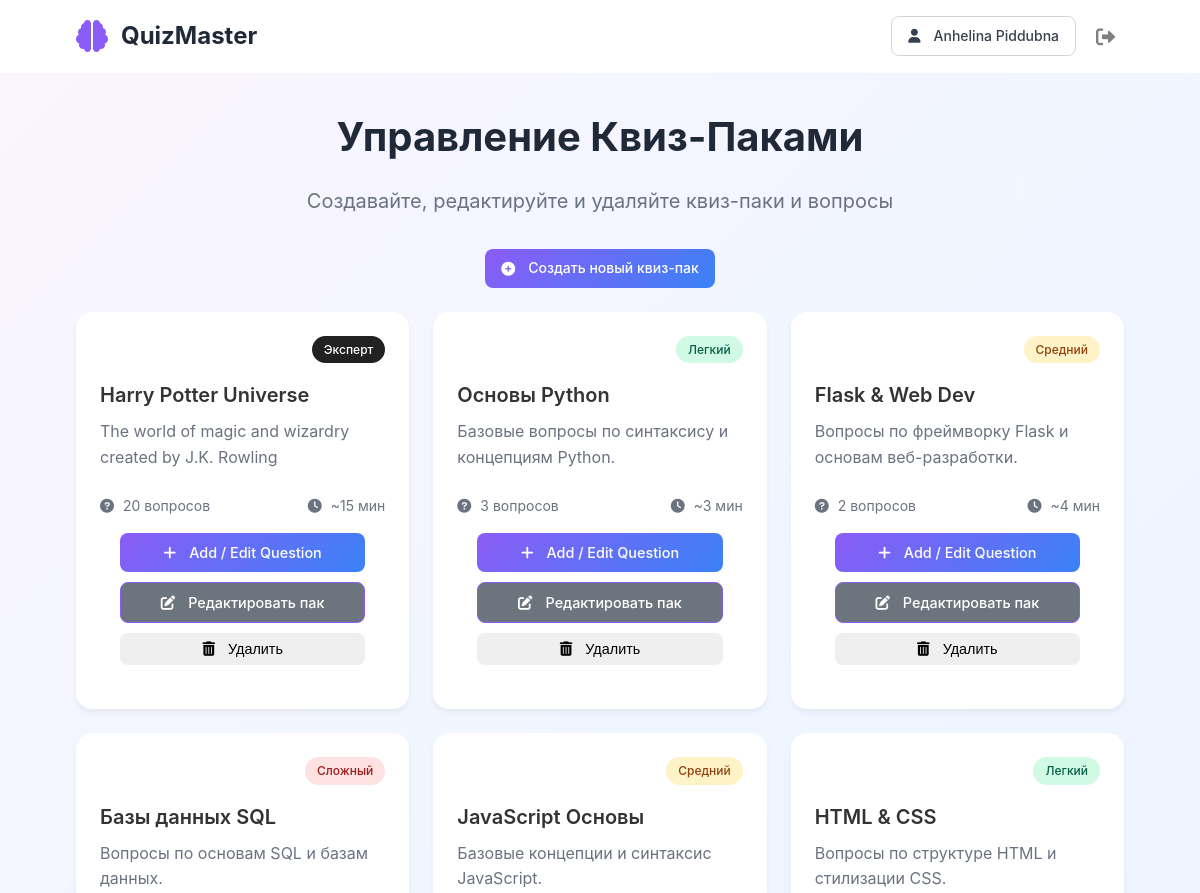
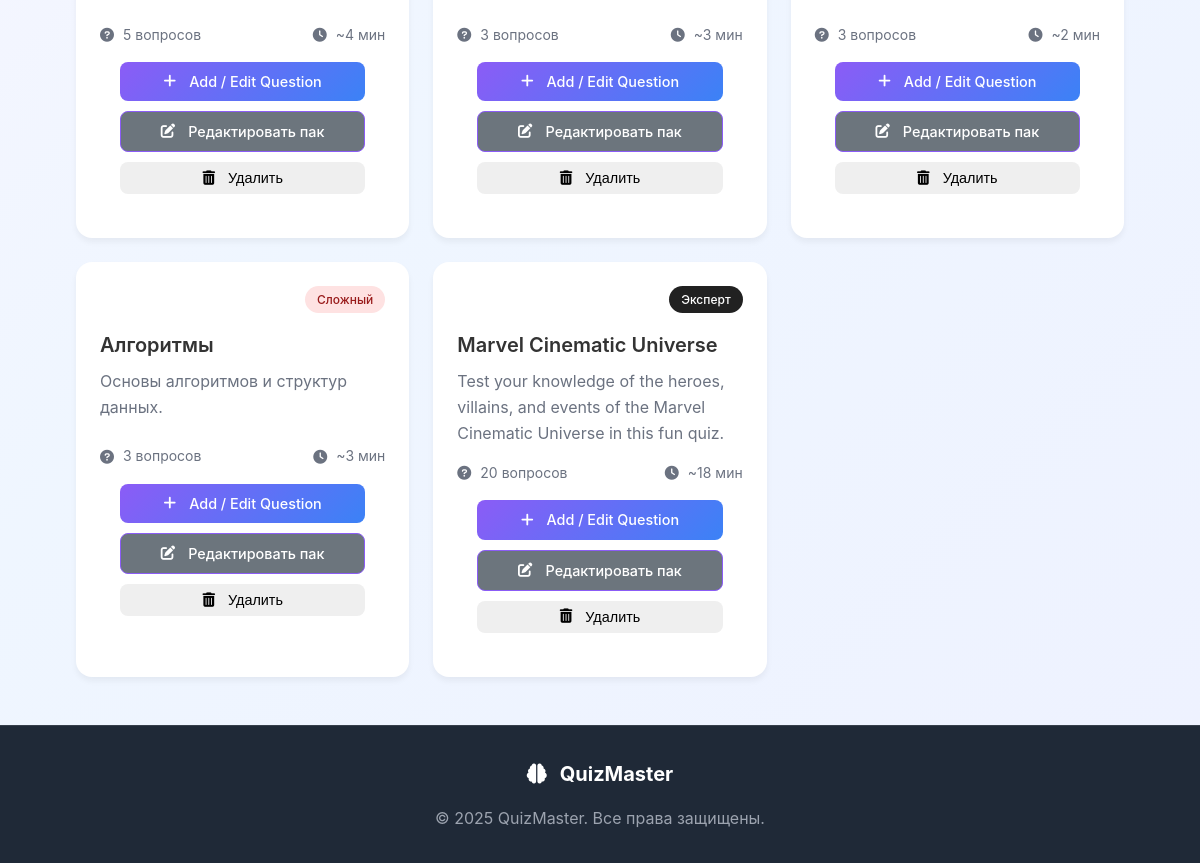
The app's page /admin/ (signed in) with its own data (2 pictures, top to bottom).
### models.py (models this page shows, shortened)
class User(db.Model, UserMixin): # Добавляем UserMixin
    id = db.Column(db.Integer, primary_key=True)
    name = db.Column(db.String(80), unique=False, nullable=False)
    email = db.Column(db.String(120), unique=True, nullable=False)
    password_hash = db.Column(db.String(128), nullable=False)
    registered_at = db.Column(db.DateTime, nullable=False, default=datetime.utcnow)
    quiz_stats = db.relationship('UserQuizStat', backref='user', lazy=True)

class QuizPack(db.Model):
    id = db.Column(db.Integer, primary_key=True)
    title = db.Column(db.String(100), unique=True, nullable=False)
    description = db.Column(db.String(500), nullable=True)
    image_url = db.Column(db.String(200), nullable=True)
    color = db.Column(db.String(20), default='blue')
    difficulty = db.Column(db.String(20), default='Легкий')
    time_to_complete_minutes = db.Column(db.Integer, default=10)
    questions = db.relationship('Question', backref='quiz_pack', lazy=True)

### routes/admin.py (the view)
@admin_bp.route("/")
@login_required # Только для авторизованных
def dashboard():
    quiz_packs = QuizPack.query.all()
    return render_template("admin/dashboard.html", quiz_packs=quiz_packs)

### app.py (called while the page is built)
@login_manager.user_loader
def load_user(user_id):
    return User.query.get(int(user_id))

### templates/admin/dashboard.html (shortened to what this page needs)
{% extends "base.html" %}
{% block content %}
<div class="packs-bg">
    <div class="container">
        <div class="page-header">
            <h1>Управление Квиз-Паками</h1>
            <p>Создавайте, редактируйте и удаляйте квиз-паки и вопросы</p>
        </div>
        <div class="text-center mb-4">
            <a href="{{ url_for('admin.new_quiz_pack') }}" class="btn btn-primary btn-lg">
                <i class="fas fa-plus-circle mr-1"></i> Создать новый квиз-пак
            </a>
        </div>
        {% if quiz_packs %}
            <div class="packs-grid">
                {% for pack in quiz_packs %}
                    <div class="pack-card">
                        <div class="pack-content">
                            <div class="pack-header">
                                <div class="pack-indicator {{ pack.color }}"></div>
                                <div class="difficulty-badge difficulty-{{ pack.difficulty }}">
                                    {{ pack.difficulty }}
                                </div>
                            </div>
                            <h3>{{ pack.title }}</h3>
                            <p class="pack-description">{{ pack.description }}</p>
                            <div class="pack-info">
                                <div class="pack-stat">
                                    <i class="fas fa-question-circle"></i>
                                    {{ pack.questions | length }} вопросов
                                </div>
                                <div class="pack-stat">
                                    <i class="fas fa-clock"></i>
                                    ~{{ pack.time_to_complete_minutes }} мин
                                </div>
                            </div>
                        </div>
                        <div class="pack-footer admin-pack-footer">
                            <div class="admin-button-group">
                                <a href="{{ url_for('admin.add_question', quiz_id=pack.id) }}" class="btn btn-primary btn-full admin-btn-action">
                                    <i class="fas fa-plus mr-1"></i> Add / Edit Question
                                </a>
                                <a href="{{ url_for('admin.edit_quiz_pack', quiz_id=pack.id) }}" class="btn btn-secondary btn-full admin-btn-action">
                                    <i class="fas fa-edit mr-1"></i> Редактировать пак
                                </a>
                                <form action="{{ url_for('admin.delete_quiz_pack', quiz_id=pack.id) }}" method="POST" onsubmit="return confirm('Вы уверены, что хотите удалить квиз-пак &quot;{{ pack.title }}&quot; и все его вопросы/статистику?');">
                                    <button type="submit" class="btn btn-error btn-full admin-btn-action">
                                        <i class="fas fa-trash-alt mr-1"></i> Удалить
                                    </button>
                                </form>
                            </div>
                        </div>
                    </div>
                {% endfor %}
            </div>
        {% else %}
            <p class="empty-state text-center mt-4">Пока нет созданных квиз-паков. Начните с создания первого!</p>
        {% endif %}
    </div>
</div>
{% endblock %}

### templates/_header.html
<header class="header">
        <div class="container">
            <div class="header-content">
                <a href="{{ url_for('index') }}" class="logo">
                    <i class="fas fa-brain"></i>
                    <span>QuizMaster</span>
                </a>
                <div class="header-actions">
                    {% if current_user.is_authenticated %}
                        <a href="{{ url_for('auth.profile') }}" class="btn btn-outline">
                            <i class="fas fa-user"></i>
                            {{ current_user.name }}
                        </a>
                        <a href="{{ url_for('auth.logout') }}" class="btn btn-ghost btn-icon-logout">
                            <i class="fas fa-sign-out-alt"></i>
                        </a>
                    {% else %}
                        <a href="{{ url_for('auth.login') }}" class="btn btn-outline">Войти</a>
                        <a href="{{ url_for('auth.register') }}" class="btn btn-primary">Регистрация</a>
                    {% endif %}
                </div>
            </div>
        </div>
    </header>

### static/css/style.css (style rules this page uses)
* { margin: 0; padding: 0; box-sizing: border-box; }
html, body { height: 100%; margin: 0; padding: 0; font-family: -apple-system, BlinkMacSystemFont, "Segoe UI", Roboto, sans-serif; line-height: 1.6; color: #333; display: flex; flex-direction: column; }
.container { width: 90%; max-width: 1200px; margin: 0 auto; padding: 0 1rem; }
.btn { display: inline-flex; align-items: center; justify-content: center; padding: 0.5rem 1rem; border: none; border-radius: 0.5rem; font-size: 0.875rem; font-weight: 500; text-decoration: none; cursor: pointer; transition: all 0.2s; gap: 0.5rem; }
.btn-primary { background: linear-gradient(135deg, #8b5cf6, #3b82f6); color: white; }
.btn-outline { border: 1px solid #d1d5db; background: white; color: #374151; }
.btn-secondary { background: white; color: #8b5cf6; border: 1px solid #8b5cf6; }
.btn-ghost { background: transparent; color: #6b7280; }
.btn-full { width: 100%; }
.header { border-bottom: 1px solid rgba(255, 255, 255, 0.2); background: rgba(255, 255, 255, 0.8); backdrop-filter: blur(10px); }
.header-content { display: flex; align-items: center; justify-content: space-between; padding: 1rem 0; }
.logo { display: flex; align-items: center; gap: 0.5rem; font-size: 1.5rem; font-weight: bold; color: #1f2937; text-decoration: none; }
.logo i { color: #8b5cf6; font-size: 2rem; }
.header-actions { display: flex; align-items: center; gap: 1rem; }
.btn-icon-logout { display: inline-flex; align-items: center; justify-content: center; width: 30px; height: 30px; border-radius: 5%; background-color: white; color: gray; font-size: 1.2rem; text-decoration: none; transition: background-color 0.3s ease; border: none; cursor: pointer; }
.packs-bg { min-height: 100vh; background: linear-gradient(135deg, #faf5ff 0%, #eff6ff 50%, #eef2ff 100%); }
.page-header { text-align: center; padding: 2rem 0; }
.page-header h1 { font-size: 2.5rem; font-weight: bold; color: #1f2937; margin-bottom: 1rem; }
.page-header p { font-size: 1.25rem; color: #6b7280; }
.packs-grid { display: grid; gap: 1.5rem; grid-template-columns: 1fr; margin-bottom: 3rem; }
@media (min-width: 768px) { .packs-grid { grid-template-columns: repeat(2, 1fr); } }
@media (min-width: 1024px) { .packs-grid { grid-template-columns: repeat(3, 1fr); } }
.pack-card { background: white; border-radius: 1rem; padding: 1.5rem; box-shadow: 0 4px 6px rgba(0, 0, 0, 0.05); transition: all 0.2s; cursor: pointer; }
.pack-header { display: flex; align-items: center; justify-content: space-between; margin-bottom: 1rem; }
.pack-indicator { width: 1rem; height: 1rem; border-radius: 50%; }
.difficulty-badge { padding: 0.25rem 0.75rem; border-radius: 9999px; font-size: 0.75rem; font-weight: 500; }
.difficulty-Легкий { background: #d1fae5; color: #065f46; }
.difficulty-Средний { background: #fef3c7; color: #92400e; }
.difficulty-Сложный { background: #fee2e2; color: #991b1b; }
.difficulty-Эксперт { color: #fff; background-color: #212121; }
.pack-card h3 { font-size: 1.25rem; font-weight: 600; margin-bottom: 0.5rem; transition: color 0.2s; }
.pack-card p { color: #6b7280; margin-bottom: 1rem; }
.pack-info { display: flex; justify-content: space-between; margin-bottom: 1rem; font-size: 0.875rem; color: #6b7280; }
.pack-stat { display: flex; align-items: center; gap: 0.25rem; }
.pack-description { color: #707b8b; font-size: 1em; min-height: 60px; margin-bottom: 10px; }
.text-center { text-align: center; }
.mb-4 { margin-bottom: 1.5rem; }
.mr-1 { margin-right: 0.25rem; }
.fas { margin-right: 5px; }
.admin-pack-footer { padding: 0 20px 20px; margin-top: auto; }
.admin-button-group { display: flex; flex-direction: column; gap: 10px; }
.admin-btn-action { width: 100%; font-size: 0.9em; padding: 8px 12px; }
.admin-button-group .btn-secondary { background-color: #6c757d; color: white; }

### records on screen
User: name "Anhelina Piddubna"
QuizPack: difficulty "Эксперт", title "Harry Potter Universe", description "The world of magic and wizardry created by J.K. Rowling", questions|length "20", time_to_complete_minutes "15"
QuizPack: difficulty "Легкий", title "Основы Python", description "Базовые вопросы по синтаксису и концепциям Python.", questions|length "3", time_to_complete_minutes "3"
QuizPack: difficulty "Средний", title "Flask & Web Dev", description "Вопросы по фреймворку Flask и основам веб-разработки.", questions|length "2", time_to_complete_minutes "4"
QuizPack: difficulty "Сложный", title "Базы данных SQL", description "Вопросы по основам SQL и базам данных.", questions|length "5", time_to_complete_minutes "4"
QuizPack: difficulty "Средний", title "JavaScript Основы", description "Базовые концепции и синтаксис JavaScript.", questions|length "3", time_to_complete_minutes "3"
QuizPack: difficulty "Легкий", title "HTML & CSS", description "Вопросы по структуре HTML и стилизации CSS.", questions|length "3", time_to_complete_minutes "2"
QuizPack: difficulty "Сложный", title "Алгоритмы", description "Основы алгоритмов и структур данных.", questions|length "3", time_to_complete_minutes "3"
QuizPack: difficulty "Эксперт", title "Marvel Cinematic Universe", description "Test your knowledge of the heroes, villains, and events of the Marvel Cinematic Universe in this fun quiz.", questions|length "20", time_to_complete_minutes "18"
